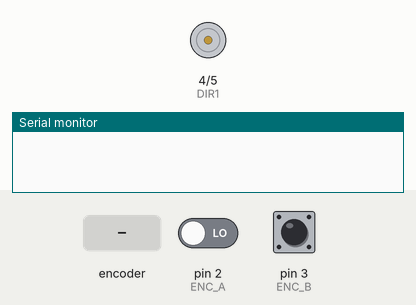
The sketch below on a simulated Arduino Uno, built with avr-gcc and run on an emulated ATmega328P. On the bench: motor-driver pin pairs drawn as motors (green arrow = first pin HIGH = forward, orange = second pin HIGH = backward, longer = more drive, scaled by the enable pin), the last lines printed to the serial monitor. The inputs (shaded band) are chosen by the test bench; at power-on: pin 2 (ENC_A) LOW, pin 3 (ENC_B) HIGH.

Above: at 0.05 s.
At 1.25 s:
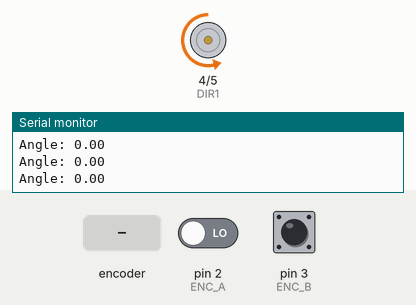
1.3 s: rotary encoder on pin 2 (ENC_A) / pin 3 (ENC_B) turned 1 step (first pin leading)
At 3.1 s:
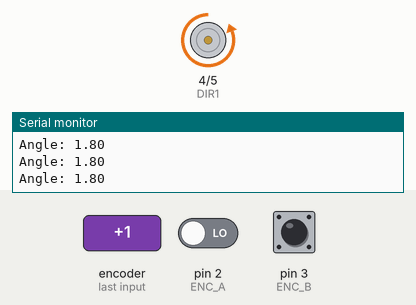
Timing chart, 0 to 4.6 s (numbered marks = the images above; inputs shaded):
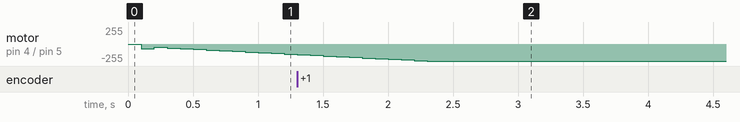

The sketch:

pid_position_control.ino
```cpp
// PID position control of a DC motor with a quadrature encoder
const int PWM_PIN = 11;   // PWM output to the motor driver
const int DIR1 = 4;       // direction pins
const int DIR2 = 5;
const int ENC_A = 2;      // encoder channels, both on interrupt pins
const int ENC_B = 3;

const double DEG_PER_COUNT = 0.9;     // set from the encoder: 360 / (4 * pulses per revolution)
const double SETPOINT = 100.0;        // target angle in degrees
const double Kp = 0.32, Ki = 0.1, Kd = 0.3;
const unsigned long SAMPLE_MS = 100;  // control period

volatile long count = 0;   // shared with the interrupt routine
volatile byte statep = 0;  // previous encoder state

double totalError = 0;
double lastError = 0;
unsigned long lastSample = 0;

void setup() {
  Serial.begin(9600);
  pinMode(ENC_A, INPUT);
  pinMode(ENC_B, INPUT);
  pinMode(PWM_PIN, OUTPUT);
  pinMode(DIR1, OUTPUT);
  pinMode(DIR2, OUTPUT);
  attachInterrupt(digitalPinToInterrupt(ENC_A), encoderChange, CHANGE);
  attachInterrupt(digitalPinToInterrupt(ENC_B), encoderChange, CHANGE);
}

void loop() {
  unsigned long now = millis();
  if (now - lastSample < SAMPLE_MS) return;   // run once per control period
  lastSample = now;

  noInterrupts();
  long c = count;          // read the shared counter without interruption
  interrupts();
  double angle = DEG_PER_COUNT * c;

  double error = SETPOINT - angle;
  double changeError = error - lastError;     // derivative term
  totalError += error;                        // integral term
  totalError = constrain(totalError, -255.0 / Ki, 255.0 / Ki);   // anti-windup

  double pidTerm = Kp * error + Ki * totalError + Kd * changeError;
  pidTerm = constrain(pidTerm, -255.0, 255.0);
  lastError = error;

  // the direction follows the sign of the PID output, not the sign of the error
  if (pidTerm > 0) {
    digitalWrite(DIR1, LOW);    // forward
    digitalWrite(DIR2, HIGH);
  } else {
    digitalWrite(DIR1, HIGH);   // reverse
    digitalWrite(DIR2, LOW);
  }
  analogWrite(PWM_PIN, (int)fabs(pidTerm));

  Serial.print("Angle: ");
  Serial.println(angle);
}

// one routine for both encoder channels, same decoding as the original
void encoderChange() {
  bool a = digitalRead(ENC_A);
  bool b = digitalRead(ENC_B);
  byte state;
  if (a && b) state = 1;
  else if (a && !b) state = 2;
  else if (!a && !b) state = 3;
  else state = 4;

  switch (state) {
    case 1:
      if (statep == 2) count++;
      if (statep == 4) count--;
      break;
    case 2:
      if (statep == 1) count--;
      if (statep == 3) count++;
      break;
    case 3:
      if (statep == 2) count--;
      if (statep == 4) count++;
      break;
    default:
      if (statep == 1) count++;
      if (statep == 3) count--;
  }
  statep = state;
}
```
